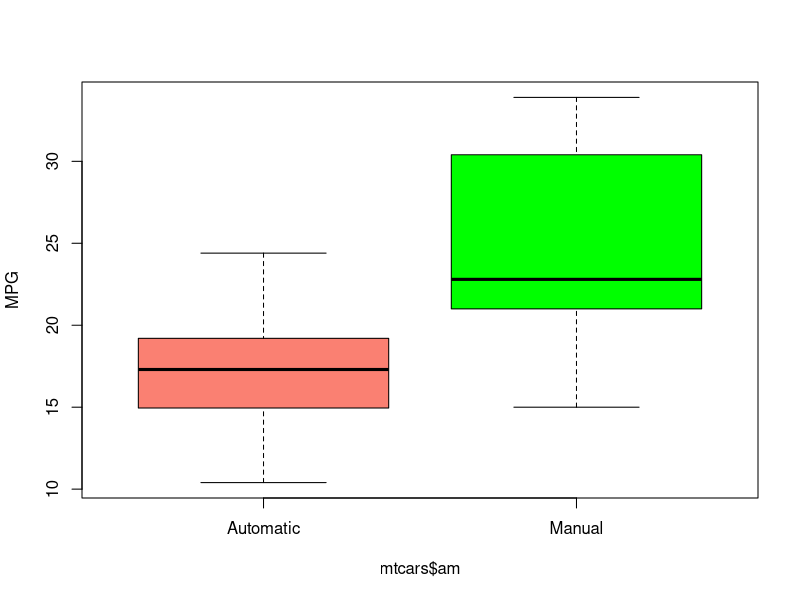

Write R code to recreate this figure. (Note: this script raises an error after producing the figure.)
## ---- chunk 1
knitr::opts_chunk$set(echo = TRUE)
## ---- chunk 2
library(datasets)
data(mtcars)
mtcars$am <- as.factor(mtcars$am)
levels(mtcars$am) <- c("Automatic", "Manual")
mtcars$cyl <- as.factor(mtcars$cyl)
mtcars$gear <- NULL
## ---- chunk 3
fit0 <- lm(mpg ~ am, data = mtcars)
summary(fit0)$coef
summary(fit0)$r.squared
## ---- chunk 4
library(MASS)
fit1 <- lm(mpg ~ ., data=mtcars)
sfit1 <- step(fit1, direction="both")
## ---- chunk 5
summary(sfit1)
## ---- chunk 6
mmanual <- mean(subset(mtcars, am == "Manual")$wt)
mauto <- mean(subset(mtcars, am == "Automatic")$wt)
## ---- chunk 7
boxplot(mtcars$mpg ~ mtcars$am, col=c("salmon","green"), ylab="MPG")
## ---- chunk 8
data(mtcars)
mtcars$gear <- NULL
apply(mtcars, 2, function(col) cor(col, mtcars$mpg)) 
## ---- chunk 9
par(mfrow=c(2,2))
plot(fit0)
## ---- chunk 10
sfit1$anova
## ---- chunk 11
par(mfrow=c(2,2))
plot(sfit1)
